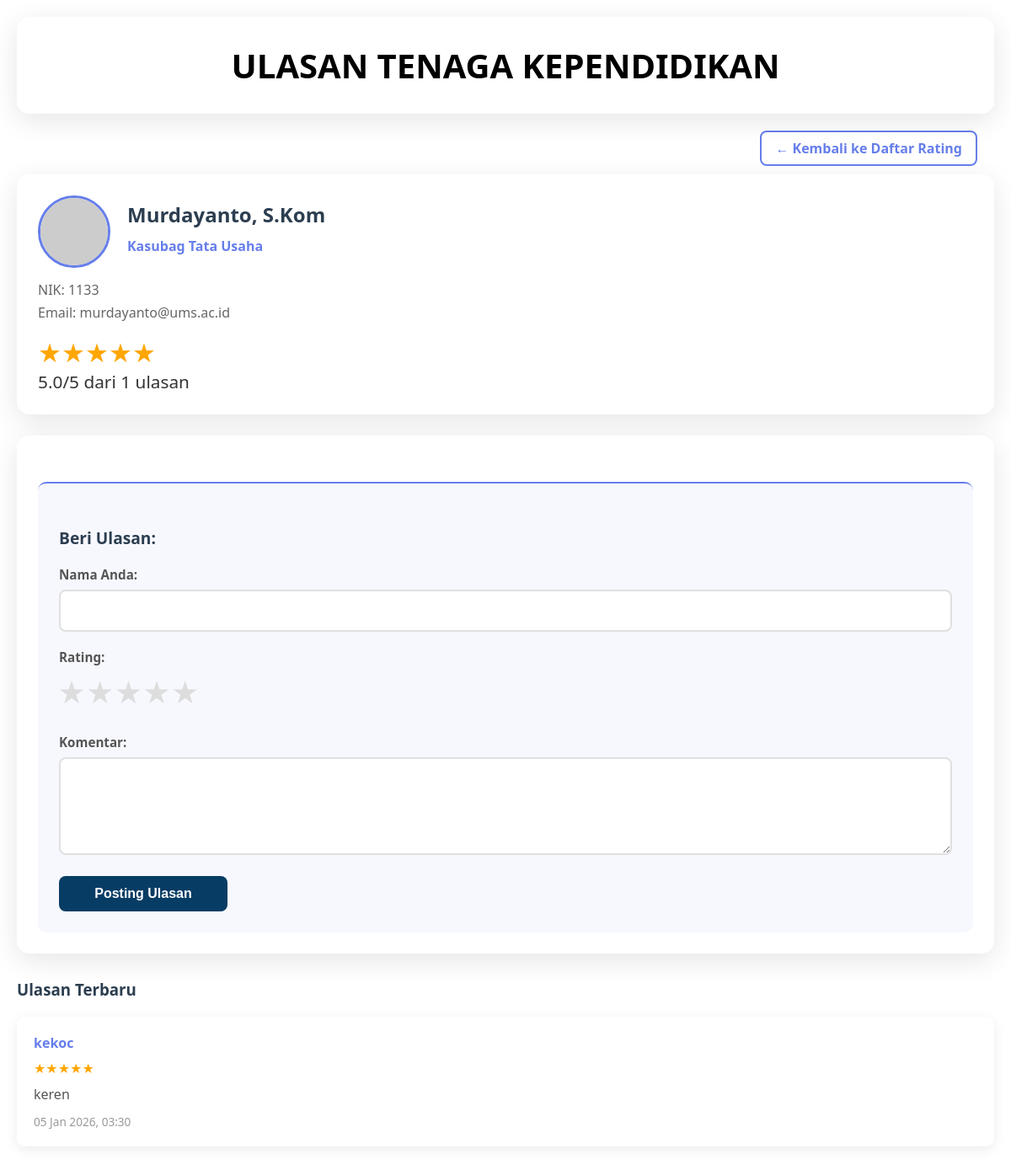
The app's page /ulasanratingtenaga.php?id=1 with its own data.
### tables this page shows
CREATE TABLE `tenaga_kependidikan` (
  `id` int(11) NOT NULL,
  `nama` varchar(255) NOT NULL,
  `jabatan` varchar(255) NOT NULL,
  `nik` varchar(4) NOT NULL,
  `email` varchar(255) DEFAULT NULL,
  `foto` varchar(255) DEFAULT NULL,
  `created_at` timestamp NOT NULL DEFAULT current_timestamp()
);

CREATE TABLE `ulasan` (
  `id` int(11) NOT NULL,
  `tenaga_id` int(11) NOT NULL,
  `nama_reviewer` varchar(255) NOT NULL,
  `rating` int(11) NOT NULL CHECK (`rating` >= 1 and `rating` <= 5),
  `komentar` text DEFAULT NULL,
  `tanggal` timestamp NOT NULL DEFAULT current_timestamp()
);

### ulasanratingtenaga.php (the view, shortened to what this page needs)
<?php
include 'config.php';
$id = isset($_GET['id']) ? intval($_GET['id']) : 0;
$stmt = $conn->prepare("SELECT * FROM tenaga_kependidikan WHERE id = ?");
$stmt->bind_param("i", $id);
$stmt->execute();
$staff = $stmt->get_result()->fetch_assoc();
$query = "SELECT AVG(rating) as avg_rating, COUNT(id) as total FROM ulasan WHERE tenaga_id = ?";
$stmt = $conn->prepare($query);
$stmt->bind_param("i", $id);
$stmt->execute();
$rating_data = $stmt->get_result()->fetch_assoc();
$query = "SELECT * FROM ulasan WHERE tenaga_id = ? ORDER BY tanggal DESC";
$stmt = $conn->prepare($query);
$stmt->bind_param("i", $id);
$stmt->execute();
$reviews = $stmt->get_result();
function displayStars($rating) {
    $stars = '';
    for ($i = 1; $i <= 5; $i++) {
        $stars .= ($i <= round($rating)) ? '<span class="star filled">★</span>' : '<span class="star empty">☆</span>';
    }
    return $stars;
}
?>
<!DOCTYPE html>
<html lang="id">
<head>
    <link rel="stylesheet" href="style.css">
</head>
<body>
    <div class="header">
        <h1>ULASAN TENAGA KEPENDIDIKAN</h1>
    </div>
    <div class="back-link-container">
        <a href="tberitarating.php" class="back-link">← Kembali ke Daftar Rating</a>
    </div>
    <?php
    $foto_src = !empty($staff['foto']) ? htmlspecialchars($staff['foto']) : 'img/' . $staff['id'] . '.jpg';
    ?>
    <div class="staff-profile">
        <div style="display:flex; align-items:center; gap:20px; margin-bottom:15px;">
            <img src="<?php echo $foto_src; ?>" alt="Foto <?php echo htmlspecialchars($staff['nama']); ?>" style="width:80px;height:80px;border-radius:50%;object-fit:cover;border:3px solid #667eea;" onerror="this.src='https://via.placeholder.com/80x80?text=No+Photo'">
            <div>
                <h2><?php echo htmlspecialchars($staff['nama']); ?></h2>
                <div class="jabatan"><?php echo htmlspecialchars($staff['jabatan']); ?></div>
            </div>
        </div>
        <div class="info">NIK: <?php echo htmlspecialchars($staff['nik']); ?></div>
        <?php if ($staff['email']): ?>
            <div class="info">Email: <?php echo htmlspecialchars($staff['email']); ?></div>
        <?php endif; ?>
        <div class="rating-summary">
            <div class="stars"><?php echo displayStars($rating_data['avg_rating'] ?? 0); ?></div>
            <span><?php echo number_format($rating_data['avg_rating'] ?? 0, 1); ?>/5 dari <?php echo $rating_data['total'] ?? 0; ?> ulasan</span>
        </div>
    </div>
    <div class="staff-card">
        <div class="add-review">
            <h4>Beri Ulasan:</h4>
            <form method="POST">
                <div class="form-group">
                    <label for="reviewer_name">Nama Anda:</label>
                    <input type="text" id="reviewer_name" name="reviewer_name" required>
                </div>
                <div class="form-group">
                    <label>Rating:</label>
                    <div class="star-rating" id="star-rating">
                        <?php for ($i = 1; $i <= 5; $i++): ?>
                            <label for="star<?php echo $i; ?>" data-value="<?php echo $i; ?>">★</label>
                        <?php endfor; ?>
                    </div>
                </div>
                <div class="form-group">
                    <label for="comment">Komentar:</label>
                    <textarea id="comment" name="comment" rows="4" required></textarea>
                </div>
                <button type="submit" name="submit_review" class="submit-btn">Posting Ulasan</button>
            </form>
        </div>
    </div>
    <div class="reviews-section">
        <h3>Ulasan Terbaru</h3>
        <?php if ($reviews->num_rows > 0): ?>
            <?php while ($review = $reviews->fetch_assoc()): ?>
                <div class="review-item">
                    <div class="reviewer"><?php echo htmlspecialchars($review['nama_reviewer']); ?></div>
                    <div class="review-stars"><?php echo displayStars($review['rating']); ?></div>
                    <div class="comment"><?php echo nl2br(htmlspecialchars($review['komentar'])); ?></div>
                    <div class="date"><?php echo date('d M Y, H:i', strtotime($review['tanggal'])); ?></div>
                </div>
            <?php endwhile; ?>
        <?php else: ?>
            <p class="no-reviews">Belum ada ulasan untuk tenaga kependidikan ini.</p>
        <?php endif; ?>
    </div>
</body>
</html>

### style.css (style rules this page uses)
body { font-family: 'Segoe UI', Tahoma, Geneva, Verdana, sans-serif; max-width: 1200px; margin: 0 auto; padding: 20px; background: linear-gradient(135deg, #ffffff 0%, #ffffff 100%); min-height: 100vh; color: #333; }
.header { text-align: center; background: rgba(255, 255, 255, 0.95); color: #333; padding: 30px; border-radius: 15px; margin-bottom: 30px; box-shadow: 0 8px 32px rgba(0, 0, 0, 0.1); backdrop-filter: blur(10px); position: relative; }
.header h1 { margin: 0; font-size: 2.5em; font-weight: 700; background: linear-gradient(135deg, #000000 0%, #000000 100%); -webkit-background-clip: text; -webkit-text-fill-color: transparent; background-clip: text; }
.staff-card { background: rgba(255, 255, 255, 0.95); border-radius: 15px; padding: 25px; margin-bottom: 25px; box-shadow: 0 8px 32px rgba(0, 0, 0, 0.1); backdrop-filter: blur(10px); transition: transform 0.3s ease, box-shadow 0.3s ease; }
.add-review { margin-top: 30px; padding-top: 25px; border-top: 2px solid #667eea; background: rgba(102, 126, 234, 0.05); border-radius: 10px; padding: 25px; }
.add-review h4 { color: #2c3e50; margin-bottom: 20px; font-size: 1.2em; font-weight: 600; }
.form-group { margin-bottom: 20px; }
.form-group label { display: block; margin-bottom: 8px; font-weight: 600; color: #555; font-size: 0.95em; }
.form-group input, .form-group select, .form-group textarea { width: 100%; padding: 12px 15px; border: 2px solid #e0e0e0; border-radius: 8px; font-size: 1em; font-family: inherit; transition: border-color 0.3s ease, box-shadow 0.3s ease; box-sizing: border-box; }
.form-group textarea { resize: vertical; min-height: 80px; }
.star-rating { display: flex; gap: 5px; margin: 10px 0; }
.star-rating label { font-size: 2em; color: #ddd; cursor: pointer; transition: color 0.3s ease; user-select: none; }
.submit-btn { background-color: #073c64; color: white; border: none; padding: 12px 30px; border-radius: 8px; font-size: 1em; font-weight: 600; cursor: pointer; transition: transform 0.2s ease, box-shadow 0.2s ease; width: 100%; max-width: 200px; }
.back-link { color: #667eea; text-decoration: none; font-weight: 600; padding: 8px 16px; border: 2px solid #667eea; border-radius: 8px; transition: background-color 0.3s ease, color 0.3s ease; }
.back-link-container { text-align: right; margin-top: 30px; padding: 0 20px; }

### ulasanratingtenaga.php (style rules this page uses)
.staff-profile { background: rgba(255,255,255,0.95); border-radius: 15px; padding: 25px; margin-bottom: 25px; box-shadow: 0 8px 32px rgba(0,0,0,0.1); }
.staff-profile h2 { margin: 0 0 10px 0; color: #2c3e50; }
.staff-profile .jabatan { color: #667eea; font-weight: 600; margin-bottom: 10px; }
.staff-profile .info { color: #666; margin-bottom: 5px; }
.rating-summary { font-size: 1.3em; margin-top: 15px; }
.stars { color: #ffa600; font-size: 1.5em; }
.reviews-section { margin-top: 30px; }
.reviews-section h3 { color: #2c3e50; margin-bottom: 20px; }
.review-item { background: rgba(255,255,255,0.95); border-radius: 10px; padding: 20px; margin-bottom: 15px; box-shadow: 0 4px 15px rgba(0,0,0,0.08); }
.review-item .reviewer { font-weight: 600; color: #667eea; }
.review-item .review-stars { color: #ffa600; margin: 8px 0; }
.review-item .comment { color: #555; line-height: 1.6; }
.review-item .date { color: #999; font-size: 0.85em; margin-top: 10px; }
.back-link-container { margin-bottom: 20px; }

### records on screen
tenaga_kependidikan: nama "Murdayanto, S.Kom", jabatan "Kasubag Tata Usaha", nik "1133", email "murdayanto@ums.ac.id"
ulasan: nama_reviewer "kekoc", rating 5 (drawn), komentar "keren", tanggal "05 Jan 2026, 03:30"

### other values on screen
$rating_data['avg_rating'] "5.0"
$rating_data['total'] "1"
